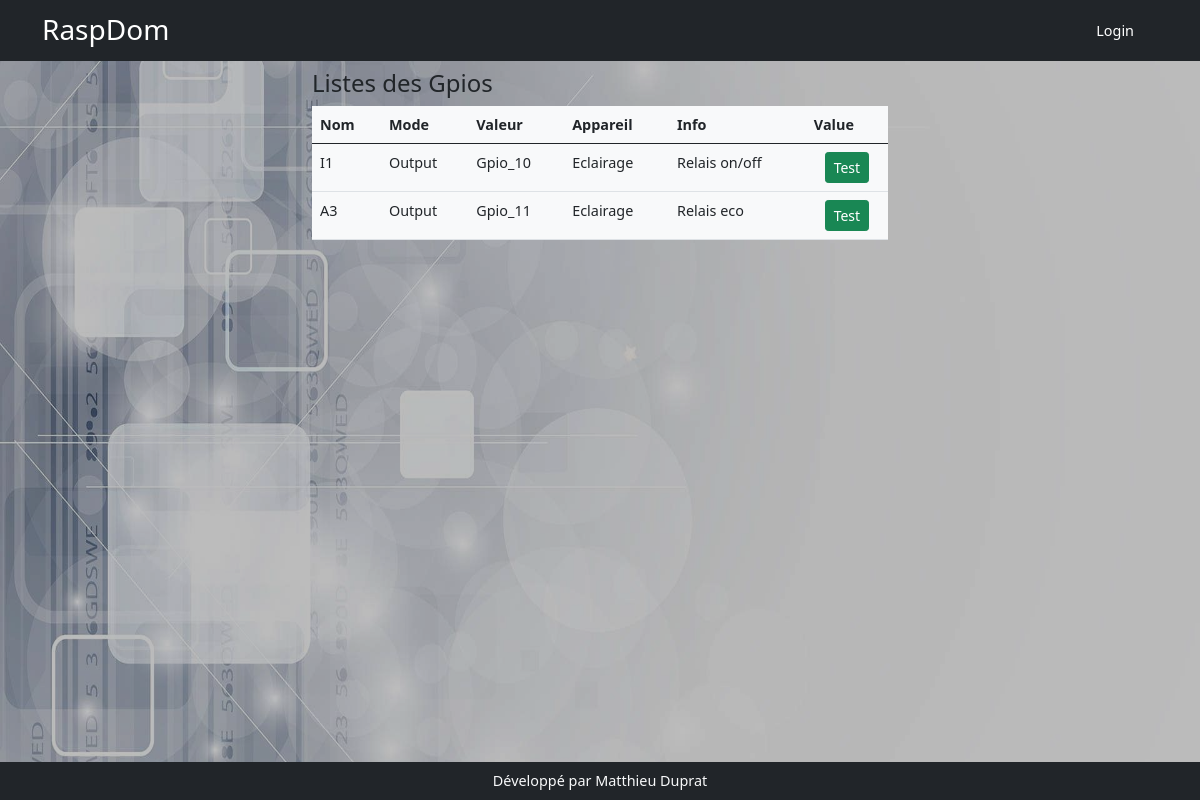
Page /gpios on the earlier database version.
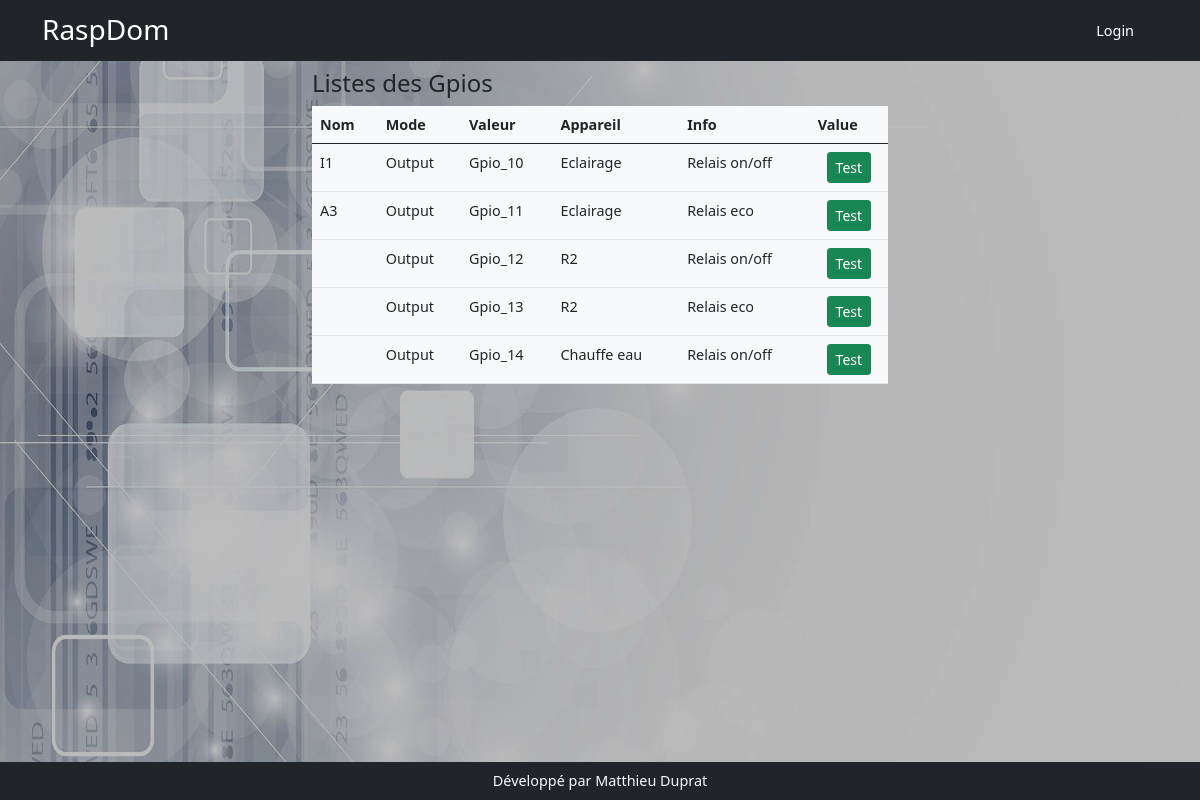
Same page on the later database version.
### models.py (models this page shows, shortened)
class Gpio(db.Model):
    id = db.Column(db.Integer, primary_key=True)
    nom = db.Column(db.String(200))
    mode = db.Column(db.String(10))
    valeur = db.Column(db.String(10))
    info = db.Column(db.String(200))
    appareil_id = db.Column(db.Integer, db.ForeignKey('appareil.id'), nullable=True, default='')

class Appareil(db.Model):
    id = db.Column(db.Integer, primary_key=True)
    nom = db.Column(db.String(200))
    description = db.Column(db.String(200))
    categorieappareil = db.Column(db.String(200), nullable=True)
    sortie = db.Column(db.String(200), nullable=True)
    image = db.Column(db.String(200), nullable=True)
    gpios = db.relationship('Gpio', backref='appareil', lazy=True)
    order_gpio = db.Column(db.String(200))
    nbre_gpio = db.Column(db.Integer)
    programmations = db.relationship('Programmation', backref='appareil_programmation', lazy=True)
    mode_de_marche = db.relationship('ModeDeMarche',  uselist=False,  backref='appareil_mode_de_marche', lazy=True)
    auto = db.relationship('Auto', uselist=False, backref='appareil_auto', lazy=True)
    sonde_id = db.Column(db.Integer, db.ForeignKey('sonde.id'))
    sonde = db.relationship('Sonde', uselist=False, backref='appareil_sonde', lazy=True)
    manuel = db.relationship('Manuel', uselist=False, backref='appareil_ordre', lazy=True)
    label = db.Column(db.String(250))
    sonde_actived = db.Column(db.Boolean,default=False, nullable=False)
    mf = db.relationship('Mf',  cascade="delete",uselist=False, backref='app_mf', lazy=True)

### app.py (the view)
@app.route('/gpios')
def gpios():
    gpios_list = Gpio.query.order_by('appareil_id', 'mode').all()
    return render_template('gpio/gpios.html', gpio_list=gpios_list)

### templates/gpio/gpios.html
{% extends 'base.html' %}
{% block content %}
<div class="row">
    <div class="col-md-6 mx-auto ">
        <h4>Listes des Gpios</h4>
        <table class="table bg-light">
            <thead>
                <tr>
                    <th>Nom</th>
                    <th>Mode</th>
                    <th>Valeur</th>
                    <th>Appareil</th>
                    <th>Info</th>
                    <th>Value</th>
                </tr>
            </thead>
            <tbody>{% for gpio in gpio_list %}
                <tr>
                    <td>{{gpio.nom}}</td>
                    <td>{{gpio.mode}}</td>
                    <td>{{ gpio.valeur}}</td>
                    <td>{{ gpio.appareil.nom}}</td>
                    <td>{{ gpio.info}}</td>
                    <td class="mx-auto text-center">{% if gpio.mode=='input'%}<input class="form-control mx-auto " style="width: 5rem;" type="text" id="gpio_{{gpio.id}}">{% else %}<button class="btn btn-success btn-sm">Test</button>{% endif %}</td>
                </tr>{% endfor %}
            </tbody>
        </table>
    </div>
</div>
{% endblock %}

Differences in the rows shown:
added Gpio: mode "Output", valeur "Gpio_12", appareil.nom "R2", info "Relais on/off", shows "Test"
added Gpio: mode "Output", valeur "Gpio_13", appareil.nom "R2", info "Relais eco", shows "Test"
added Gpio: mode "Output", valeur "Gpio_14", appareil.nom "Chauffe eau", info "Relais on/off", shows "Test"
